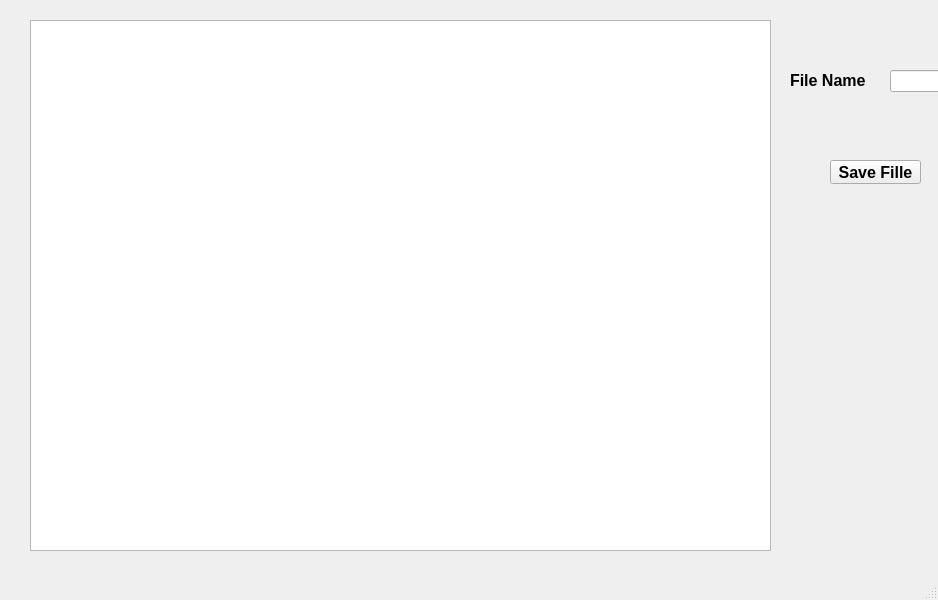
<?xml version="1.0" encoding="UTF-8"?>
<ui version="4.0">
 <class>MainWindow</class>
 <widget class="QMainWindow" name="MainWindow">
  <property name="geometry">
   <rect>
    <x>0</x>
    <y>0</y>
    <width>938</width>
    <height>600</height>
   </rect>
  </property>
  <property name="windowTitle">
   <string>MainWindow</string>
  </property>
  <widget class="QWidget" name="centralwidget">
   <widget class="QPlainTextEdit" name="plainTextEdit">
    <property name="geometry">
     <rect>
      <x>30</x>
      <y>20</y>
      <width>741</width>
      <height>531</height>
     </rect>
    </property>
   </widget>
   <widget class="QLineEdit" name="lineEdit">
    <property name="geometry">
     <rect>
      <x>890</x>
      <y>70</y>
      <width>113</width>
      <height>22</height>
     </rect>
    </property>
   </widget>
   <widget class="QLabel" name="label">
    <property name="geometry">
     <rect>
      <x>790</x>
      <y>70</y>
      <width>91</width>
      <height>21</height>
     </rect>
    </property>
    <property name="font">
     <font>
      <pointsize>12</pointsize>
      <bold>true</bold>
     </font>
    </property>
    <property name="text">
     <string>File Name</string>
    </property>
   </widget>
   <widget class="QPushButton" name="pushButton">
    <property name="geometry">
     <rect>
      <x>830</x>
      <y>160</y>
      <width>91</width>
      <height>24</height>
     </rect>
    </property>
    <property name="font">
     <font>
      <pointsize>12</pointsize>
      <bold>true</bold>
     </font>
    </property>
    <property name="text">
     <string>Save Fille</string>
    </property>
   </widget>
  </widget>
  <widget class="QMenuBar" name="menubar">
   <property name="geometry">
    <rect>
     <x>0</x>
     <y>0</y>
     <width>938</width>
     <height>22</height>
    </rect>
   </property>
  </widget>
  <widget class="QStatusBar" name="statusbar"/>
 </widget>
 <resources/>
 <connections/>
</ui>
